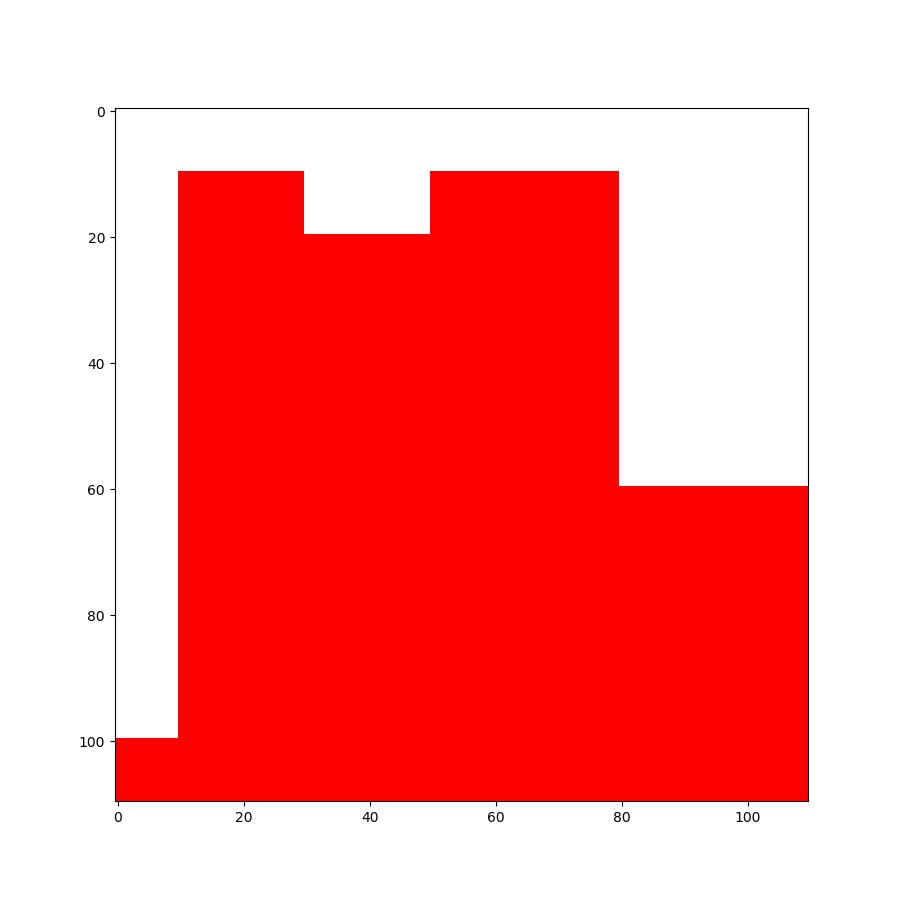
#> input picture HSI_UP/util/temp/Fig/Corrected_10.jpg, 900 x 900 px, found by its file name; its folder holds 4 pictures in this run
$ python resize.py
#> lines starting #> are read from the running program, lines starting #| are printed output that depends on the picture
import os
import cv2


def resize_img(DATADIR, data_k, img_size):
#> called with DATADIR = 'D:/HSI_Classification/HSI_UP/util/temp/', data_k = 'Fig'
    w = img_size[0]
    h = img_size[1]
    '''设置目标像素大小，此处设为300'''
    path = os.path.join(DATADIR, data_k)
    # 返回path路径下所有文件的名字，以及文件夹的名字，
    img_list = os.listdir(path)

    for i in img_list:
        if i.endswith('.jpg'):
            # 调用cv2.imread读入图片，读入格式为IMREAD_COLOR
            img_array = cv2.imread((path + '/' + i), cv2.IMREAD_COLOR)
#> img_array is the input picture: shape (900, 900, 3); mean B, G, R 148.9, 148.9, 253.2
            # 调用cv2.resize函数resize图片
            new_array = cv2.resize(img_array, (w, h), interpolation=cv2.INTER_CUBIC)
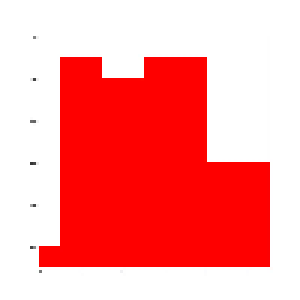
#> new_array: shape (100, 100, 3) (shown 3 times larger); mean B, G, R 149.8, 149.8, 254.4
            img_name = str(i)
            '''生成图片存储的目标路径'''
            save_path = path + '_new/'
            if os.path.exists(save_path):
                print(i)
                '''调用cv.2的imwrite函数保存图片'''
                save_img = save_path + img_name
                cv2.imwrite(save_img, new_array)
            else:
                os.mkdir(save_path)
                save_img = save_path + img_name
                cv2.imwrite(save_img, new_array)
#> pass 2 of the loop in resize_img, `for i in img_list:`:
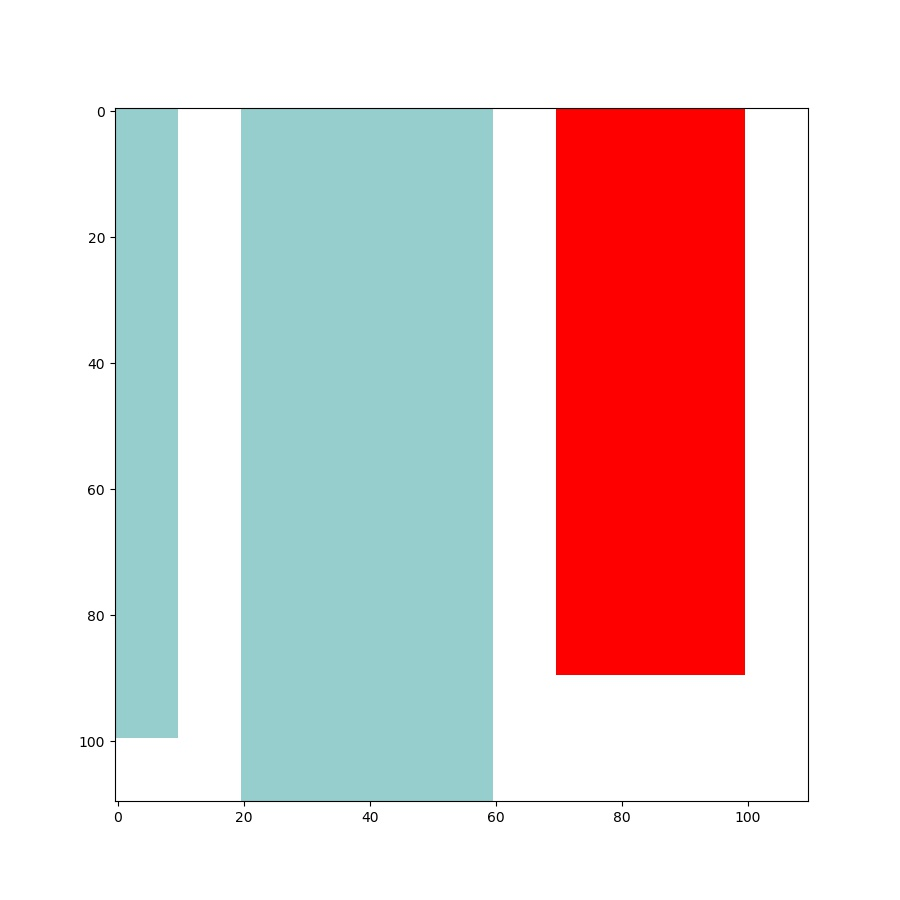
#> input picture HSI_UP/util/temp/Fig/Corrected_2.jpg, 900 x 900 px, found by its file name
#> in resize_img, img_array is the input picture: shape (900, 900, 3); mean B, G, R 206.9, 207.2, 225.9
#> in resize_img, `new_array = cv2.resize(img_array, (w, h), interpolation=cv2.INTER_CUBIC)`:
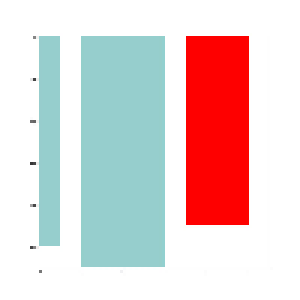
#> new_array: shape (100, 100, 3) (shown 3 times larger); mean B, G, R 207.8, 208.1, 226.8
#> pass 3 of the loop in resize_img, `for i in img_list:`:
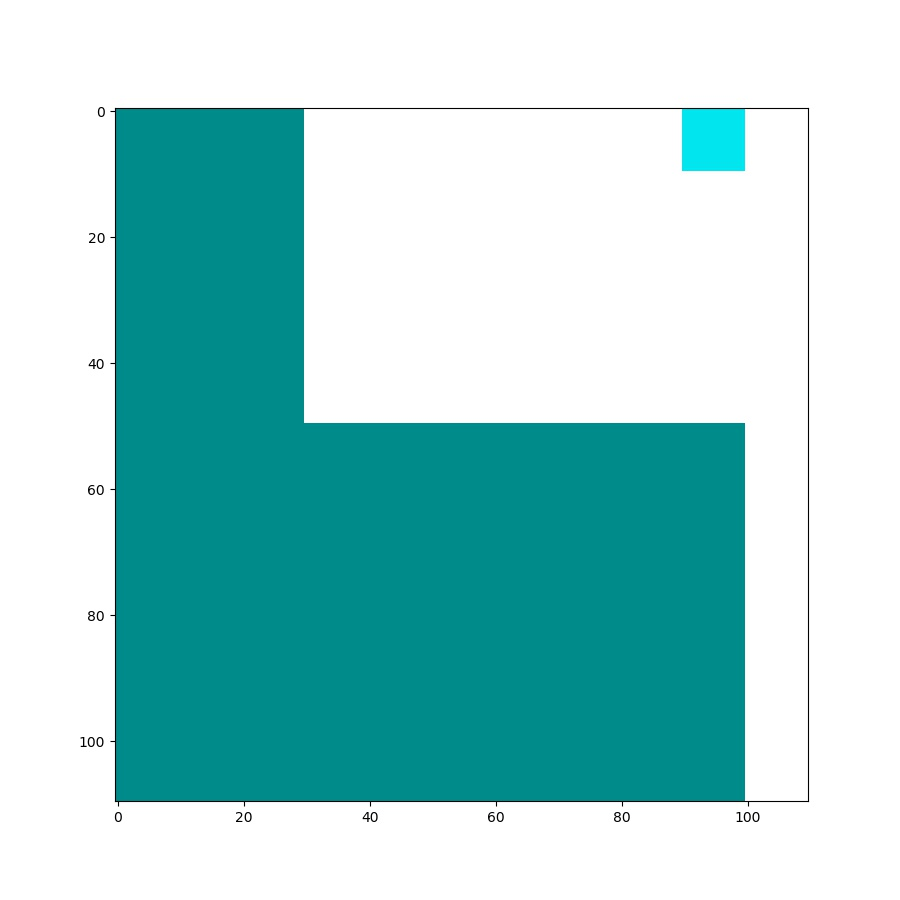
#> input picture HSI_UP/util/temp/Fig/Corrected_4.jpg, 900 x 900 px, found by its file name
#> in resize_img, img_array is the input picture: shape (900, 900, 3); mean B, G, R 210.8, 211.1, 159.2
#> in resize_img, `new_array = cv2.resize(img_array, (w, h), interpolation=cv2.INTER_CUBIC)`:
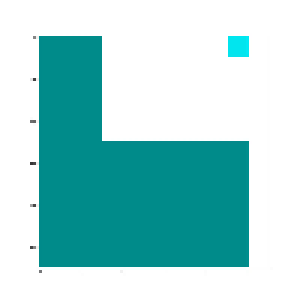
#> new_array: shape (100, 100, 3) (shown 3 times larger); mean B, G, R 211.7, 212, 159.8
#> the loop made 4 passes; the first 3 are shown


if __name__ == '__main__':
    # 设置图片路径
    DATADIR = "D:/HSI_Classification/HSI_UP/util/temp/"
    data_k = 'Fig'
    # 需要修改的新的尺寸
    img_size = [100, 100]
    resize_img(DATADIR, data_k, img_size)
